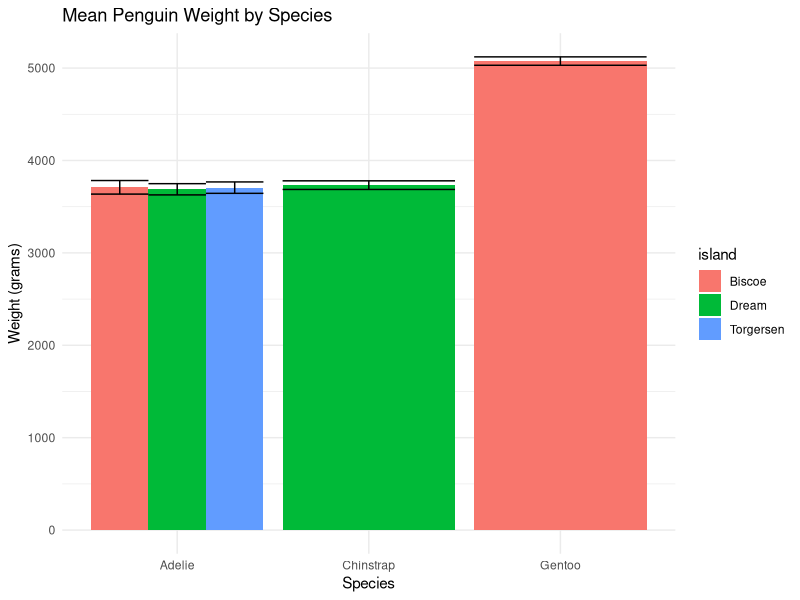

This figure's R source:
library(tidyverse)
library(palmerpenguins)

penguins |> 
  group_by(island,species) |> 
  summarize(
    mean_body_mass_g = mean(body_mass_g, na.rm = TRUE),
    SE = sd(body_mass_g, na.rm = TRUE)/sqrt(n())
  ) |> 
  ggplot(aes(x = species, y = mean_body_mass_g, fill = island)) +
  geom_col(position = "dodge") +
  geom_errorbar(aes(ymin = mean_body_mass_g - SE, ymax = mean_body_mass_g + SE),
                position = "dodge") +
  labs(
    title = "Mean Penguin Weight by Species",
    x = "Species",
    y = "Weight (grams)"
  ) + theme_minimal()


